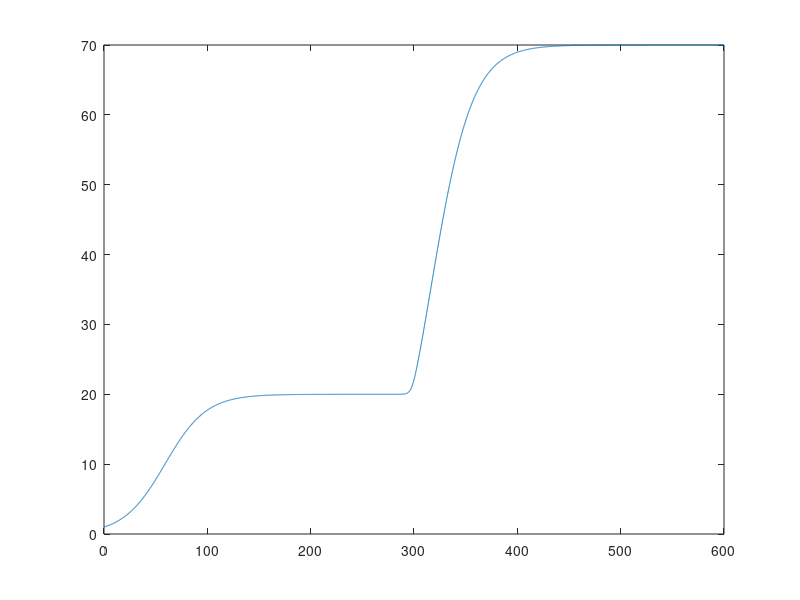
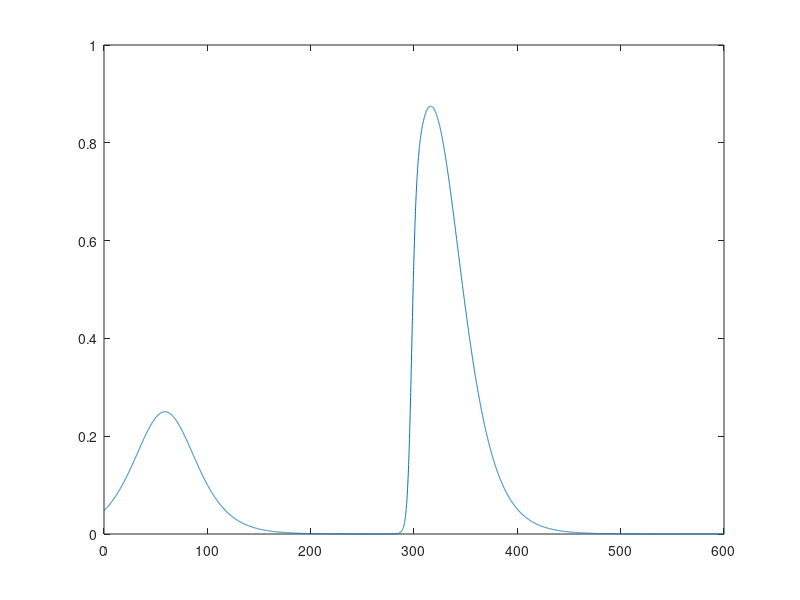

The MATLAB script that drew these images, in order:
dt = .1;
t = 0:dt:600;
x = 0.5;
a = 20+ 50./(1+exp(-x*(t-300)));
plot(t,a);


n = length(t);
xx = zeros(1,n-1);

N = zeros(1,n);
alpha = .05;

N(1) = 1;
for i=2:n;
    dN = alpha*N(i-1)*(1 - N(i-1)/a(i));
    xx(i-1) = dN;
    N(i) = N(i-1) + dt*dN;
end;

plot(t,N);
figure(2);
plot(t(1:end-1),xx);
